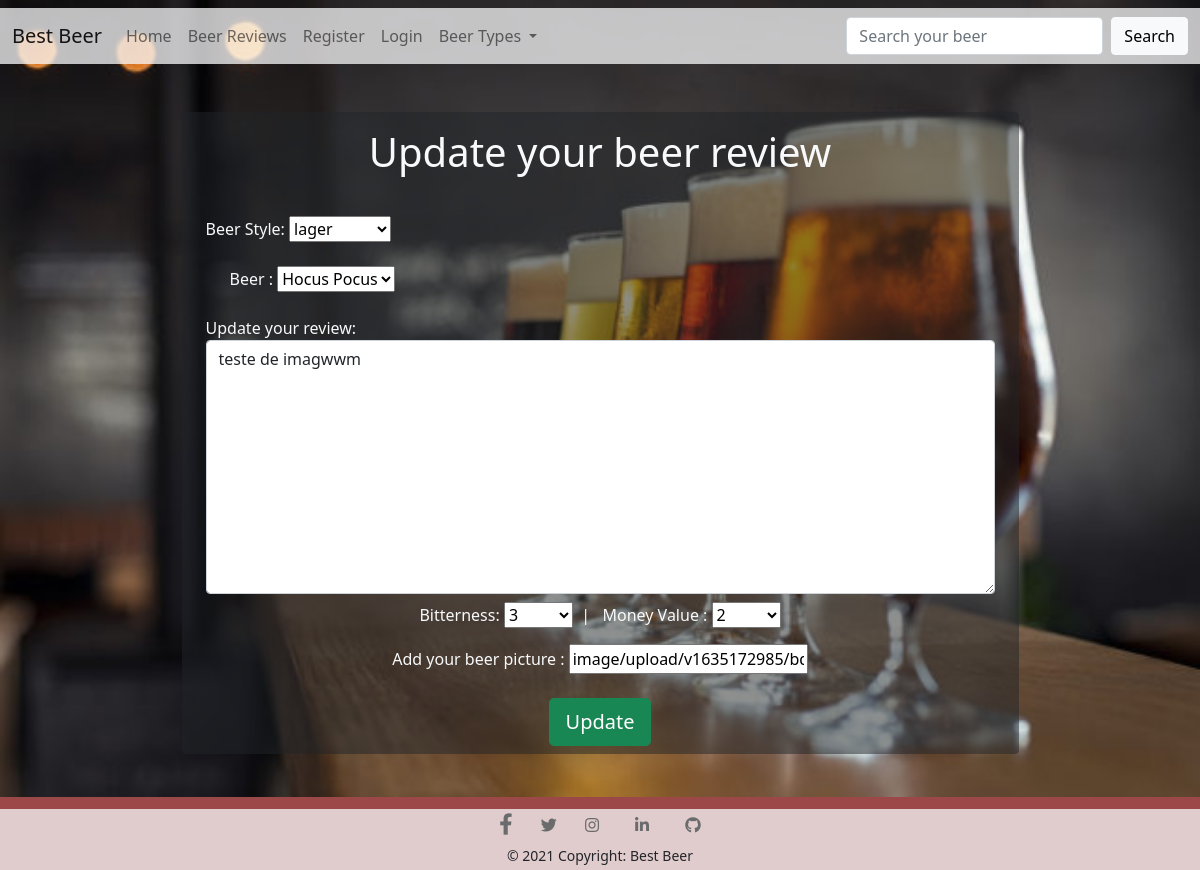
Before: /review_list/edit/12 with the older database file.
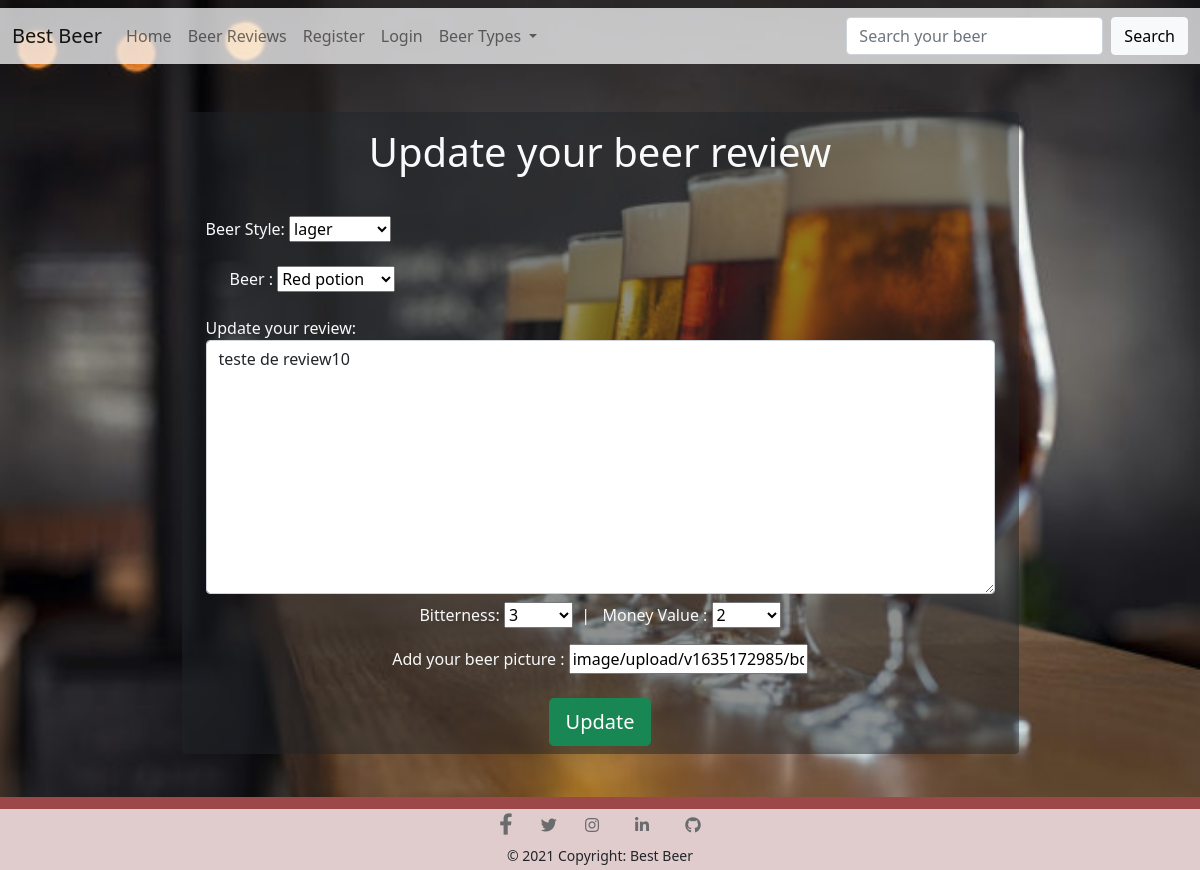
After: the same page with the newer database file.
### post/models.py (models this page shows, shortened)
class BeerReview(models.Model):
    BITTERNESS_CHOICES = (
        (1, '1'),
        (2, '2'),
        (3, '3'),
        (4, '4'),
        (5, '5'),
    )
    MONEY_VALUE_CHOICES = (
        (1, '1'),
        (2, '2'),
        (3, '3'),
        (4, '4'),
        (5, '5'),
    )
    RATING_CHOICES = (
        (1, '1'),
        (2, '2'),
        (3, '3'),
        (4, '4'),
        (5, '5'),
    )
    beer_style = models.ForeignKey(
        BeerStyle, on_delete=models.CASCADE)
    beer = models.ForeignKey(
        Beer, on_delete=models.CASCADE)
    pub_date = models.DateTimeField(auto_now_add=True)
    user_name = models.ForeignKey(
        User, on_delete=models.CASCADE)
    review = models.TextField(max_length=200)
    bitterness = models.IntegerField(choices=BITTERNESS_CHOICES)
    money_value = models.IntegerField(choices=MONEY_VALUE_CHOICES)
    beer_image = CloudinaryField('image', blank=True)

### post/views.py (the view, shortened to what this page needs)
# urls.py: path('review_list/edit/<int:pk>', UpdateReviewView.as_view(), name='update_review'),
class UpdateReviewView(UpdateView):
    model = BeerReview
    form_class = Beer_Review_Form
    template_name = 'update_review.html'

### post/forms.py
class Beer_Review_Form(forms.ModelForm):
    class Meta:
        model = BeerReview
        fields = ['beer_style', 'beer', 'review','bitterness',  'money_value', 'beer_image']
        widgets = {
            'review' : forms.Textarea(attrs={'class':'form-control'}),
        }

### post/models.py (called while the page is built)
    def __str__(self):
        return self.beer_style

    def __str__(self):
        return self.beer_name

### post/templates/update_review.html (shortened to what this page needs)
{% extends 'base.html' %}
{% block content %}
<fieldset>
  <div class="container mt-5">
    <div class="bg-dark bg-opacity-50 col-lg-9 col-11 m-auto rounded">
      <h1 class="text-light text-center bold p-3"> Update your beer review</h1>
      <div class="text-light">
        <form method="POST" actions="/add_review">
          <div class="m-3 align-middle p-2">
            Beer Style: {{ form.beer_style}}
            <div class="m-3 align-middle p-2 ">
              Beer : {{ form.beer}}
            </div>
            <div>
              Update your review: {{ form.review}}
            </div>
            <div class="align-middle p-2 text-center">
              Bitterness: {{ form.bitterness}} &nbsp;| &nbsp; Money Value : {{ form.money_value}}
              <div class="p-3"> Add your beer picture : {{form.beer_image}}</div>
            </div>
            <div class="text-center">
              <input type="submit" value="Update" name="htmlsubmitbutton1"
                class="btn btn-secondary btn-success login-button btn-lg ">
            </div>
        </form>
      </div>
    </div>
  </div>
</fieldset>
{% endblock content %}

Changed rows visible on the page:
changed BeerReview "image/upload/v1635172985/bqhfdmes4meanl44nfyk.webp": beer "Hocus Pocus" → "Red potion"; review "teste de imagwwm" → "teste de review10"
